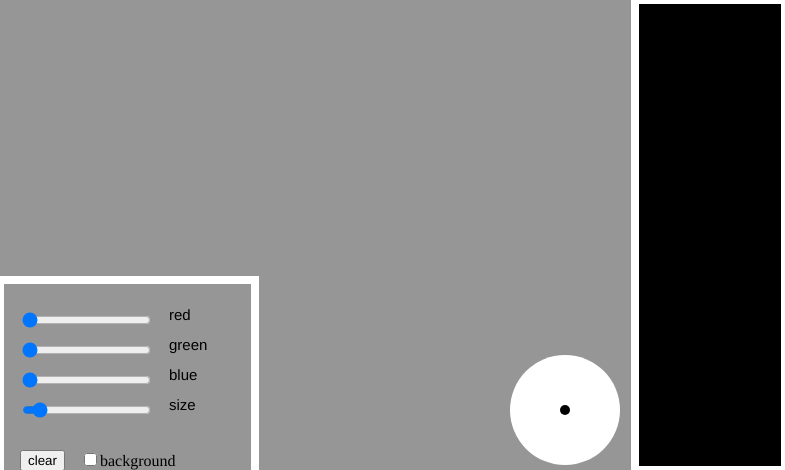
Frame 1 (no input)
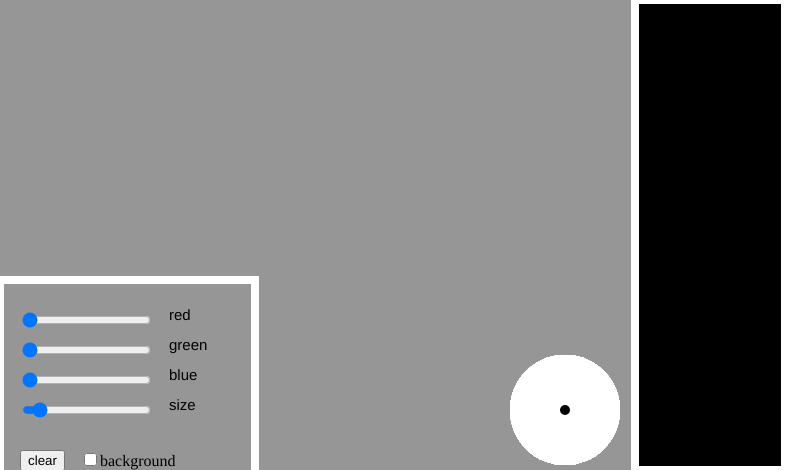
Frame 60 (no input)
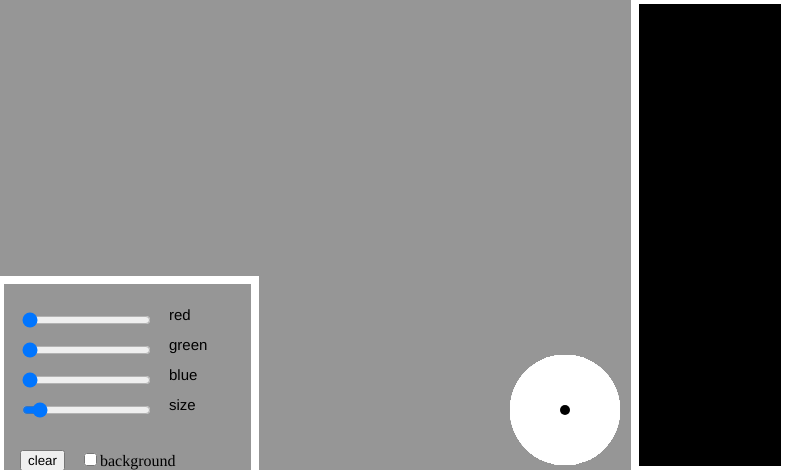
Frame 120 (the mouse pressed at the canvas centre since frame 60)

The p5.js sketch that drew these frames (run headless with seeded random() and noise() and a simulated clock; from frame 60 on, the mouse is pressed at the canvas centre):

// p5.js sketch
// ── sketch.js
let button;
let changeBack;
let backr = 150;
let backg = 150;
let backb = 150;
let reset;

function myCheckedEvent() {
    if (this.checked()) {
      changeBack = true;
    } else {
      changeBack = false;
    }
  }

function setup() {
    createCanvas(displayWidth - 15, displayHeight - 130);
    background(150, 150, 150);
    
    rSlider = createSlider(0, 255, 0);
    rSlider.position(20, height - 160);
    gSlider = createSlider(0, 255, 0);
    gSlider.position(20, height - 130);
    bSlider = createSlider(0, 255, 0);
    bSlider.position(20, height - 100);
    sSlider = createSlider(1, 100, 10);
    sSlider.position(20, height-70);

    button = createButton("clear");
    button.position(20, height - 20);
    button.mousePressed(resetBG);

    checkbox = createCheckbox('background', false);
    checkbox.changed(myCheckedEvent);
    checkbox.position(80, height - 20)
}

function draw(){
    const r = rSlider.value();
    const g = gSlider.value();
    const b = bSlider.value();
    const sW = sSlider.value();

    strokeWeight(8);
    stroke(color(255, 255, 255));
    fill(r, g, b);
    rect(width-150, 0, 150, height)
    
    fill(150, 150, 150)
    rect(0, height - 190, width - 1040, height - 190)

    strokeWeight(0);
    fill(0, 0, 0);
    textSize(15);
    text('red', rSlider.x * 2 + rSlider.width, height - 150);
    text('green', gSlider.x * 2 + gSlider.width, height - 120);
    text('blue', bSlider.x * 2 + bSlider.width, height - 90);
    text('size', sSlider.x * 2 + sSlider.width, height - 60);

    if (changeBack){
        backr = r;
        backg = g;
        backb = b;
        background(backr, backg, backb);
        stroke(color(backr, backg, backb))
    }
    else {
        strokeWeight(110)
        line(width-220, height-60, width-220, height-60);
        strokeWeight(sW);
        stroke(color(0, 0, 0));
        line(width-220, height-60, width-220, height-60);
    }
    if (reset){
        background(backr, backg, backb);
        reset = false;
    }
}

function resetBG() {
    reset = true;
}

function mouseDragged() {
    const r = rSlider.value();
    const g = gSlider.value();
    const b = bSlider.value();
    const sW = sSlider.value();
    strokeWeight(sW);
    stroke(color(r, g, b));
    line(mouseX, mouseY, pmouseX, pmouseY);    
}
